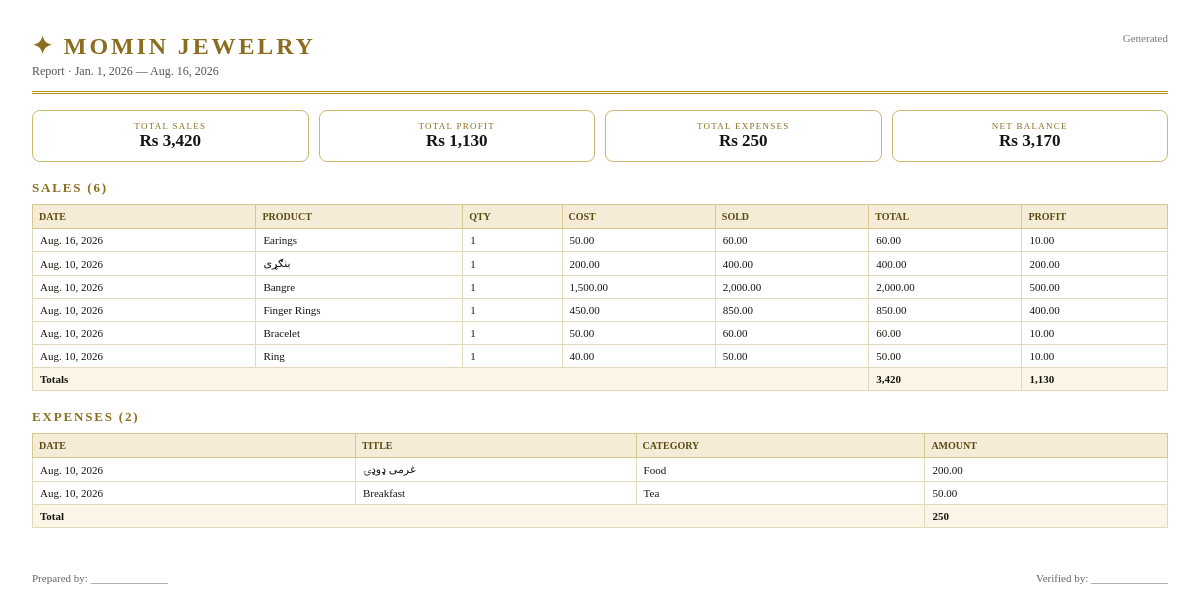
/reports/print/?period=year (signed in), run on the app's committed database.
### ledger/models.py (models this page shows, shortened)
class ShopSettings(models.Model):
    shop_name = models.CharField(max_length=100, default="MOMIN Jewelry")
    currency = models.CharField(max_length=8, default="؋")
    opening_balance = models.DecimalField(max_digits=14, decimal_places=2, default=Decimal("0"))
    class Meta:
        verbose_name = "Shop Settings"
        verbose_name_plural = "Shop Settings"
    @classmethod
    def load(cls):
        obj, _ = cls.objects.get_or_create(pk=1)
        return obj

class Sale(models.Model):
    product_name = models.CharField(max_length=200)
    purchase_price = models.DecimalField(max_digits=14, decimal_places=2)
    selling_price = models.DecimalField(max_digits=14, decimal_places=2)
    quantity = models.PositiveIntegerField(default=1)
    date = models.DateField()
    notes = models.TextField(blank=True)
    created_at = models.DateTimeField(auto_now_add=True)
    class Meta:
        ordering = ["-date", "-created_at"]
    @property
    def total_sale(self):
        return self.selling_price * self.quantity
    @property
    def profit(self):
        return (self.selling_price - self.purchase_price) * self.quantity

class Expense(models.Model):
    title = models.CharField(max_length=200)
    category = models.CharField(max_length=50, choices=CATEGORY_CHOICES, default="Other")
    amount = models.DecimalField(max_digits=14, decimal_places=2)
    date = models.DateField()
    notes = models.TextField(blank=True)
    created_at = models.DateTimeField(auto_now_add=True)
    class Meta:
        ordering = ["-date", "-created_at"]

### ledger/views.py (the view)
# urls.py: path('reports/print/', views.report_print, name='report_print'),
@login_required
def report_print(request):
    period, start, end, stats, top_products, cat_break, max_cat = _report_context(request)
    return render(request, 'ledger/report_print.html', {
        'period': period, 'start': start, 'end': end, 'stats': stats,
        'settings_obj': ShopSettings.load(),
    })

### ledger/services.py (called while the page is built)
def sales_totals(qs):
    agg = qs.aggregate(
        revenue=Sum(F('selling_price') * F('quantity'), output_field=MONEY),
        cost=Sum(F('purchase_price') * F('quantity'), output_field=MONEY),
        items=Sum('quantity'),
    )
    revenue = agg['revenue'] or zero()
    cost = agg['cost'] or zero()
    return {'revenue': revenue, 'cost': cost, 'profit': revenue - cost, 'items': agg['items'] or 0}

def expense_total(qs):
    return qs.aggregate(t=Sum('amount'))['t'] or zero()

def range_stats(start, end):
    s = sales_totals(Sale.objects.filter(date__gte=start, date__lte=end))
    e = expense_total(Expense.objects.filter(date__gte=start, date__lte=end))
    return {
        'sales': s,
        'expenses': e,
        'net': s['revenue'] - e,
        'sale_qs': Sale.objects.filter(date__gte=start, date__lte=end),
        'expense_qs': Expense.objects.filter(date__gte=start, date__lte=end),
    }

### ledger/views.py (called while the page is built)
def _report_range(request):
    today = date.today()
    period = request.GET.get('period', 'today')
    if period == 'today':
        start = end = today
    elif period == 'yesterday':
        start = end = today - timedelta(days=1)
    elif period == 'week':
        start, end = services.week_start(today), today
    elif period == 'month':
        start, end = today.replace(day=1), today
    elif period == 'year':
        start, end = today.replace(month=1, day=1), today
    elif period == 'custom':
        start = _parse_date(request.GET.get('from'), today)
        end = _parse_date(request.GET.get('to'), today)
    else:
        start = end = today
    if start > end:
        start, end = end, start
    return period, start, end

def _report_context(request):
    period, start, end = _report_range(request)
    stats = services.range_stats(start, end)
    top_products = (Sale.objects.filter(date__gte=start, date__lte=end)
        .values('product_name')
        .annotate(qty=Sum('quantity'),
                  revenue=Sum(F('selling_price') * F('quantity'), output_field=DecimalField()),
                  profit=Sum((F('selling_price') - F('purchase_price')) * F('quantity'), output_field=DecimalField()))
        .order_by('-revenue')[:5])
    cat_break = (Expense.objects.filter(date__gte=start, date__lte=end)
        .values('category').annotate(total=Sum('amount')).order_by('-total'))
    max_cat = max([c['total'] for c in cat_break] + [Decimal('1')])
    return period, start, end, stats, top_products, cat_break, max_cat

### ledger/templates/ledger/report_print.html (shortened to what this page needs)
<!DOCTYPE html>
<html><head><meta charset="utf-8"><title>MOMIN Jewelry Report</title>
{% load humanize %}
</head>
<body>
<div class="head">
  <div><div class="brand">✦ MOMIN JEWELRY</div><div class="sub">Report · {{ start }} — {{ end }}</div></div>
  <div style="font-size:11px;color:#777">Generated {{ today|default:'' }}</div>
</div>
<div class="grid">
  <div class="box"><span>Total Sales</span><b>{{ settings_obj.currency }} {{ stats.sales.revenue|intcomma }}</b></div>
  <div class="box"><span>Total Profit</span><b>{{ settings_obj.currency }} {{ stats.sales.profit|intcomma }}</b></div>
  <div class="box"><span>Total Expenses</span><b>{{ settings_obj.currency }} {{ stats.expenses|intcomma }}</b></div>
  <div class="box"><span>Net Balance</span><b>{{ settings_obj.currency }} {{ stats.net|intcomma }}</b></div>
</div>
<h3>Sales ({{ stats.sale_qs|length }})</h3>
<table><thead><tr><th>Date</th><th>Product</th><th>Qty</th><th>Cost</th><th>Sold</th><th>Total</th><th>Profit</th></tr></thead>
<tbody>{% for r in stats.sale_qs %}<tr><td>{{ r.date }}</td><td>{{ r.product_name }}</td><td>{{ r.quantity }}</td><td>{{ r.purchase_price|intcomma }}</td><td>{{ r.selling_price|intcomma }}</td><td>{{ r.total_sale|intcomma }}</td><td>{{ r.profit|intcomma }}</td></tr>{% endfor %}</tbody>
<tfoot><tr><td colspan="5">Totals</td><td>{{ stats.sales.revenue|intcomma }}</td><td>{{ stats.sales.profit|intcomma }}</td></tr></tfoot></table>
<h3>Expenses ({{ stats.expense_qs|length }})</h3>
<table><thead><tr><th>Date</th><th>Title</th><th>Category</th><th>Amount</th></tr></thead>
<tbody>{% for r in stats.expense_qs %}<tr><td>{{ r.date }}</td><td>{{ r.title }}</td><td>{{ r.category }}</td><td>{{ r.amount|intcomma }}</td></tr>{% endfor %}</tbody>
<tfoot><tr><td colspan="3">Total</td><td>{{ stats.expenses|intcomma }}</td></tr></tfoot></table>
<div class="sign"><span>Prepared by: ______________</span><span>Verified by: ______________</span></div>
</body></html>

### ledger/templates/ledger/report_print.html (style rules this page uses)
body { font-family:Georgia,serif;color:#181510;margin:32px }
.head { border-bottom:3px double #b08d1e;padding-bottom:12px;margin-bottom:16px;display:flex;justify-content:space-between }
.brand { font-size:24px;font-weight:700;color:#8a6d1f;letter-spacing:.12em }
.sub { font-size:12px;color:#555;margin-top:4px }
.grid { display:grid;grid-template-columns:repeat(4,1fr);gap:10px;margin:16px 0 }
.box { border:1px solid #cbb672;border-radius:8px;padding:10px;text-align:center }
.box span { display:block;font-size:9px;letter-spacing:.14em;text-transform:uppercase;color:#8a6d1f }
.box b { font-size:17px }
h3 { font-size:13px;letter-spacing:.14em;text-transform:uppercase;color:#8a6d1f;margin:18px 0 8px }
table { width:100%;border-collapse:collapse;font-size:11px }
th { background:#f4ecd6;color:#5c4a10;padding:6px;border:1px solid #d8c890;text-align:left;font-size:10px;text-transform:uppercase }
td { padding:5px 7px;border:1px solid #e2d9bd }
tfoot td { font-weight:700;background:#faf5e6 }
.sign { display:flex;justify-content:space-between;margin-top:44px;font-size:11px;color:#666 }

### data on the page
ShopSettings: currency "Rs"
Sale: date "Aug. 16, 2026", product_name "Earings", quantity "1", purchase_price "50.00", selling_price "60.00", total_sale "60.00", profit "10.00"
Sale: date "Aug. 10, 2026", product_name "بنګړی", quantity "1", purchase_price "200.00", selling_price "400.00", total_sale "400.00", profit "200.00"
Sale: date "Aug. 10, 2026", product_name "Bangre", quantity "1", purchase_price "1,500.00", selling_price "2,000.00", total_sale "2,000.00", profit "500.00"
Sale: date "Aug. 10, 2026", product_name "Finger Rings", quantity "1", purchase_price "450.00", selling_price "850.00", total_sale "850.00", profit "400.00"
Sale: date "Aug. 10, 2026", product_name "Bracelet", quantity "1", purchase_price "50.00", selling_price "60.00", total_sale "60.00", profit "10.00"
Sale: date "Aug. 10, 2026", product_name "Ring", quantity "1", purchase_price "40.00", selling_price "50.00", total_sale "50.00", profit "10.00"
Expense: date "Aug. 10, 2026", title "غرمی ډوډۍ", category "Food", amount "200.00"
Expense: date "Aug. 10, 2026", title "Breakfast", category "Tea", amount "50.00"

### other printed values
{{ start }} "Jan. 1, 2026"
{{ end }} "Aug. 16, 2026"
{{ stats.sales.revenue|intcomma }} "3,420"
{{ stats.sales.profit|intcomma }} "1,130"
{{ stats.expenses|intcomma }} "250"
{{ stats.net|intcomma }} "3,170"
{{ stats.sale_qs|length }} "6"
{{ stats.expense_qs|length }} "2"
